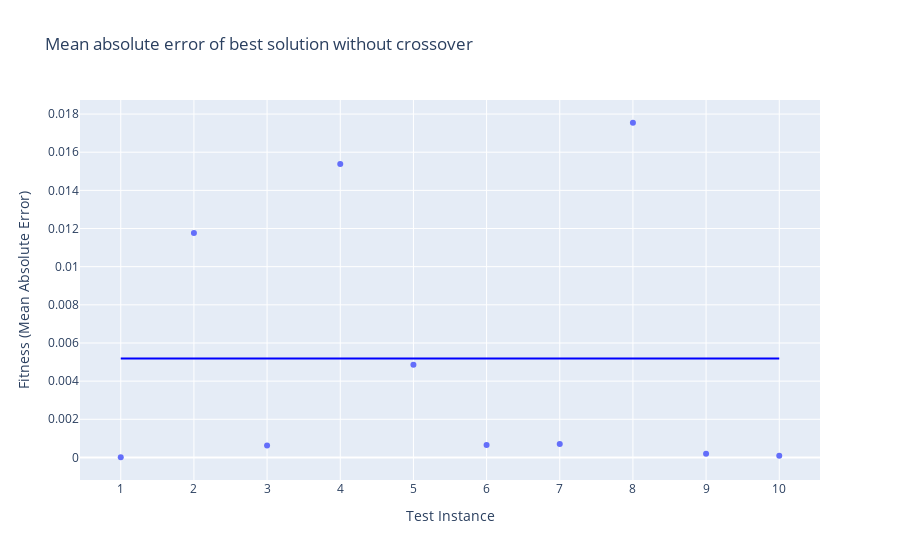

Notebook code for this chart:
### Code cell
#Mean absolute error of best solution without crossover

xAxis = []
for i in range(len(bestRunsTree)):
    xAxis.append(i + 1)

data = {'Test Instance': xAxis,
        'Fitness (Mean Absolute Error)': mae}

df = pd.DataFrame(data)  


fig = px.scatter(df, x = "Test Instance", y="Fitness (Mean Absolute Error)",
             title="Mean absolute error of best solution without crossover")

fig.update_layout(
    xaxis = dict(
        tickmode = 'linear',
        tick0 = 0,
        dtick = 1
    )
)
average = sum(mae) / len(mae)
#fig.add_hline(average)

fig.add_shape(type='line',
                x0=1,
                y0=average,
                x1=10,
                y1=average,
                line=dict(color='Blue',),
                xref='x',
                yref='y'
)
fig.write_image('without_crossover-mae.pdf')

#fig.show()

### Figure 1 — Plotly figure (JSON) as saved in the notebook; plotly's stock layout.template omitted (floating-point values rounded to 4 significant figures)
{"data": [{"hovertemplate": "Test Instance=%{x}<br>Fitness (Mean Absolute Error)=%{y}<extra></extra>", "legendgroup": "", "marker": {"color": "#636efa", "symbol": "circle"}, "mode": "markers", "name": "", "orientation": "v", "showlegend": false, "type": "scatter", "x": [1, 2, 3, 4, 5, 6, 7, 8, 9, 10], "xaxis": "x", "y": [1.047e-05, 0.01176, 0.0006246, 0.01538, 0.004854, 0.000654, 0.0007056, 0.01754, 0.0001926, 9.1e-05], "yaxis": "y"}], "layout": {"legend": {"tracegroupgap": 0}, "shapes": [{"line": {"color": "Blue"}, "type": "line", "x0": 1, "x1": 10, "xref": "x", "y0": 0.005183, "y1": 0.005183, "yref": "y"}], "title": {"text": "Mean absolute error of best solution without crossover"}, "xaxis": {"anchor": "y", "domain": [0, 1], "dtick": 1, "tick0": 0, "tickmode": "linear", "title": {"text": "Test Instance"}}, "yaxis": {"anchor": "x", "domain": [0, 1], "title": {"text": "Fitness (Mean Absolute Error)"}}}}
